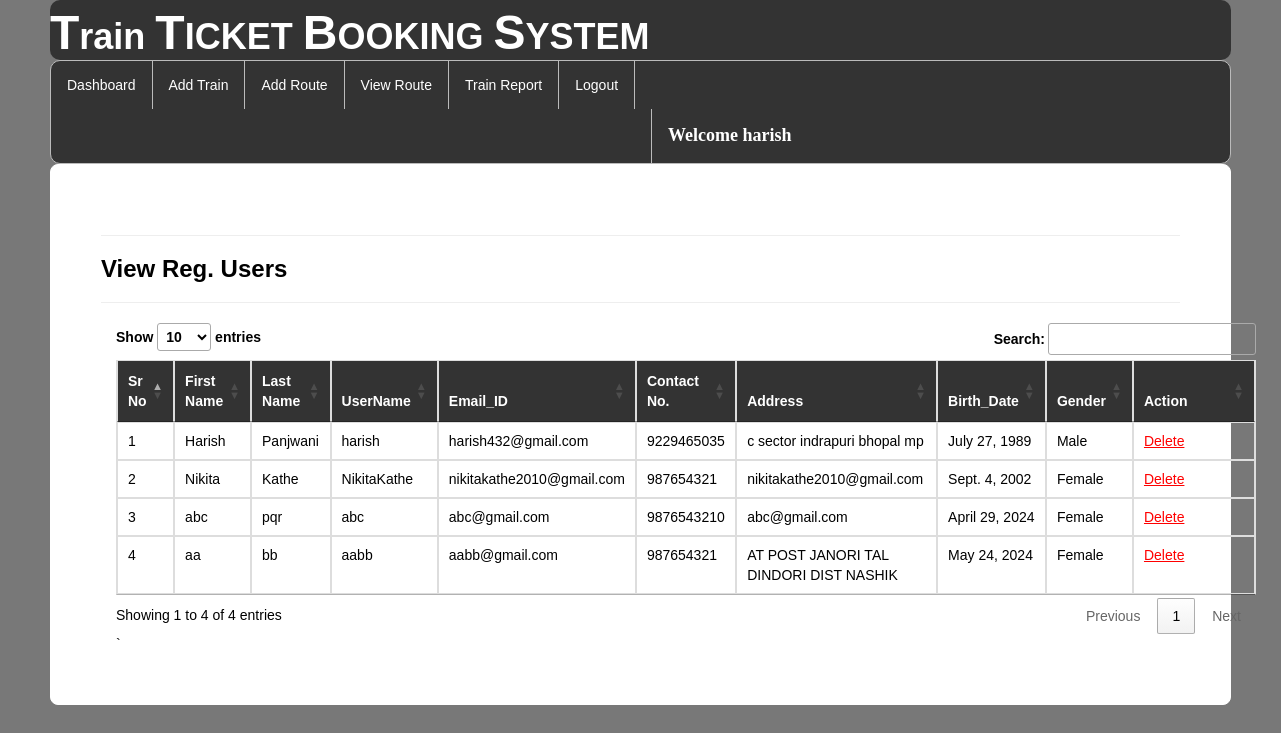
The app's page /view_regusers/ (signed in) with its own data.
### railway/models.py (models this page shows, shortened)
class Register(models.Model):
    user = models.ForeignKey(User,on_delete=models.CASCADE,null=True)
    mobile = models.CharField(max_length=10,null=True)
    add = models.CharField(max_length=100,null=True)
    dob = models.DateField(null=True)
    gender = models.CharField(max_length=10,null=True)

### railway/views.py (the view)
# urls.py: path('view_regusers/', view_regusers, name="view_regusers"),
def view_regusers(request):
    if not request.user.is_authenticated:
        return redirect('login')
    data=Register.objects.filter(user__is_staff=False)
    d={"data":data}
    return render(request,"view_regusers.html",d)

### railway/templates/view_regusers.html (shortened to what this page needs)
{% extends 'navigation3.html' %}
{% load static %}
{% block b %}
<div style="color:Black;border:1px solid white;border-radius:8px;background-color:white;padding:50px">
<hr><h3><strong>View Reg. Users</strong></h3><hr>
    <div class="container">
<table class="noteCard table table-bordered" id="myTable">
  <thead style="color:white;background-color:#333">
  <tr>
    <th>Sr No</th>
    <th>First Name</th>
      <th>Last Name</th>
      <th>UserName</th>
    <th>Email_ID</th>
    <th>Contact No.</th>
       <th>Address</th>
    <th>Birth_Date</th>
    <th>Gender</th>
    <th>Action</th>
  </tr>
  </thead>
   <tbody>
    {% for i in data %}
  <tr>
    <td>{{forloop.counter}}</td>
    <td>{{i.user.first_name}}</td>
    <td>{{i.user.last_name}}</td>
    <td>{{i.user.username}}</td>
      <td>{{i.user.email}}</td>
      <td>{{i.mobile}}</td>
      <td>{{i.add}}</td>
      <td>{{i.dob}}</td>
      <td>{{i.gender}}</td>
    <td style="width:100px">
   <a href="{% url 'delete_user' i.user.id %}" onclick="return confirm('Do you really want to Delete ?');" style="color:red"><u>Delete</u></a></td>
  </tr>
    {% endfor %}
    </tbody>
</table>`
 </div>
</div>
{% endblock %}

### railway/templates/navigation3.html (shortened to what this page needs)
{% extends 'head.html' %}
{% load static %}
{% block body %}
<link rel = stylesheet href = "//cdn.datatables.net/1.10.19/css/jquery.dataTables.min.css">
<ul class="id2">
  <li id="id1"><a href="{% url 'admindashboard' %}">Dashboard</a></li>
  <li id="id1"><a href="{% url 'add_train' %}">Add Train</a></li>
  <li id="id1"><a href="{% url 'add_route' %}">Add Route</a></li>
  <li id="id1"><a href="{% url 'availableroute' %}">View Route</a></li>
  <li id="id1"><a href="{% url 'view_train'%}">Train Report</a></li>
  <li id="id1"><a href="{% url 'log_out' %}">Logout</a></li>
      <li id="id2" style="margin-left:600px"><a href="" style="color:white"><strong style="font-size:18px;font-family:cursive">Welcome {{request.user.username}}</strong></a></li>
</ul>
{% block b %}
{% endblock %}
{% endblock %}

### railway/templates/navigation3.html (style rules this page uses)
.id2 { list-style-type: none; margin: 0; padding: 0; overflow: hidden; background-color: #333; border-radius:10px; border:1px solid #bbb; }
#id1 { float: left; border-right:1px solid #bbb; }
#id2 { float: left; border-left:1px solid #bbb; }
li:last-child { border-right: none; }
li a { display: block; color: white; text-align: center; padding: 14px 16px; text-decoration: none; }
body { font-family: Arial, Helvetica, sans-serif; }

### records on screen
Register: user.first_name "Harish", user.last_name "Panjwani", user.username "harish", user.email "harish432@gmail.com", mobile "9229465035", add "c sector indrapuri bhopal mp", dob "July 27, 1989", gender "Male"
Register: user.first_name "Nikita", user.last_name "Kathe", user.username "NikitaKathe", user.email "nikitakathe2010@gmail.com", mobile "987654321", add "nikitakathe2010@gmail.com", dob "Sept. 4, 2002", gender "Female"
Register: user.first_name "abc", user.last_name "pqr", user.username "abc", user.email "abc@gmail.com", mobile "9876543210", add "abc@gmail.com", dob "April 29, 2024", gender "Female"
Register: user.first_name "aa", user.last_name "bb", user.username "aabb", user.email "aabb@gmail.com", mobile "987654321", add "AT POST JANORI TAL DINDORI DIST NASHIK", dob "May 24, 2024", gender "Female"

### other values on screen
{{ request.user.username }} "harish"
